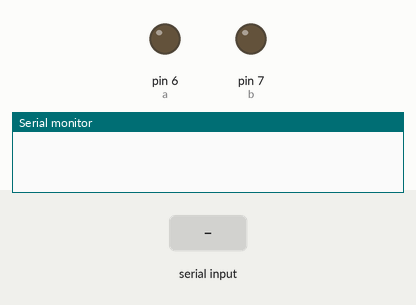
A sketch run on a simulated Arduino Uno, built with avr-gcc and run on an emulated ATmega328P. Parts: output pins drawn as LEDs (lit = HIGH), the last lines printed to the serial monitor. The inputs (shaded band) are chosen by the test bench.

Above: at 1.2 s.
1.3 s: "90,45\n" received over Serial
At 2.4 s:
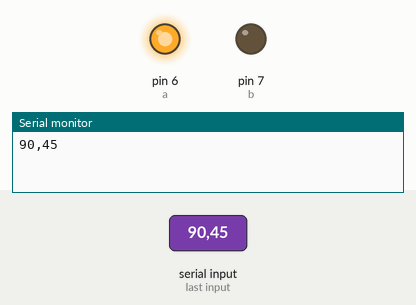
2.8 s: "0\n" received over Serial
At 4.0 s:
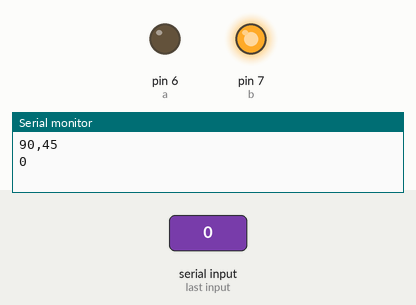
4.3 s: "5\n" received over Serial
At 5.1 s:
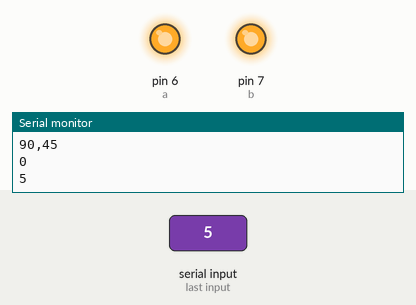
5.8 s: "30,150\n" received over Serial
At 7.2 s:
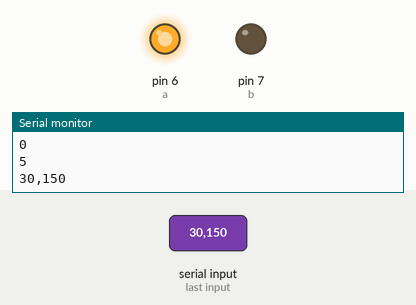
Timing chart, 0 to 8.3 s (numbered marks = the images above; inputs shaded):
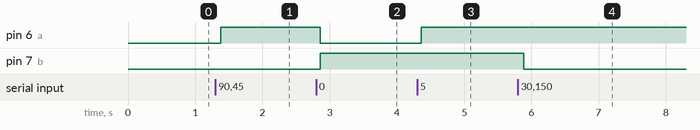

Measured:
- after the input at 1.3 s, pin 6 (a): LOW → HIGH after 0.08 s
- after the input at 2.8 s, pin 6 (a): HIGH → LOW after 0.06 s; pin 7 (b): LOW → HIGH after 0.06 s
- after the input at 4.3 s, pin 6 (a): LOW → HIGH after 0.06 s
- after the input at 5.8 s, pin 7 (b): HIGH → LOW after 0.09 s

The sketch:

half_adder.ino
```cpp
int a = 6;
int b = 7;

void setup() {
  // put your setup code here, to run once:
  Serial.begin(9600);
  pinMode(a, OUTPUT); // 디지털 핀 6을 출력핀으로 설정
  pinMode(b, OUTPUT); // 디지털 핀 7을 출력핀으로 설정

}

void loop() {
  // put your main code here, to run repeatedly:

  if (Serial.available() > 0) {
    String led = readstring();
    delay(50);
    Serial.println(led);

    int led_a = led[0] - '0'; // 문자 -> 숫자
    int led_b = led[1] - '0'; // 문자 -> 숫자

    if (led_a == 0) digitalWrite(a, LOW);
    else digitalWrite(a, HIGH);
    if (led_b == 0) digitalWrite(b, LOW);
    else digitalWrite(b, HIGH);
  }

}

String readstring() {
  char chari;
  String stro = "";
  while (Serial.available() > 0) {
    chari = Serial.read();
    delay(5);
    stro += chari;
  }
  return stro;
}
```
